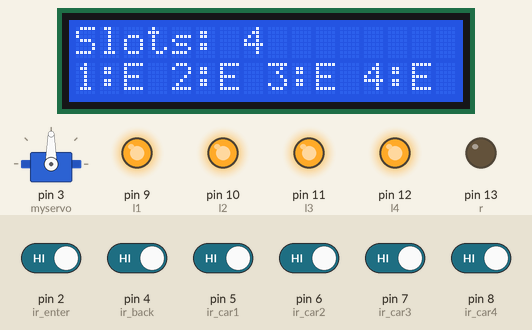
Recording of a sketch running on a simulated Arduino Uno, built with avr-gcc and run on an emulated ATmega328P. Shown: servo, 16×2 character LCD, output pins drawn as LEDs (lit = HIGH). The inputs (shaded band) are chosen by the test bench; at power-on: pin 2 (ir_enter), pin 4 (ir_back), pin 5 (ir_car1), pin 6 (ir_car2), pin 7 (ir_car3), pin 8 (ir_car4) HIGH.

Above: at 9.3 s.
9.4 s: pin 5 (ir_car1) driven LOW
At 10.6 s:
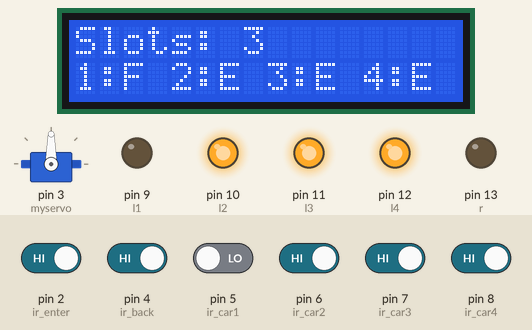
10.9 s: pin 6 (ir_car2) driven LOW
At 12.1 s:
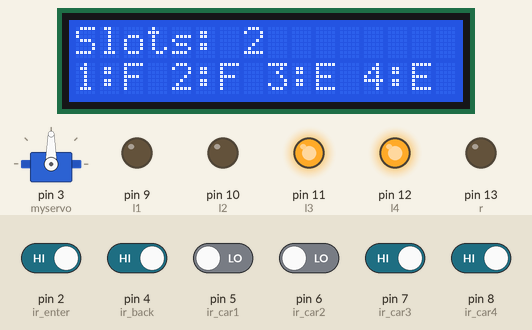
12.4 s: pin 7 (ir_car3) driven LOW
At 13.6 s:
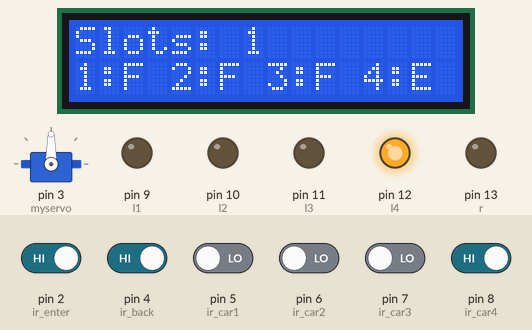
13.9 s: pin 8 (ir_car4) driven LOW
At 14.3 s:
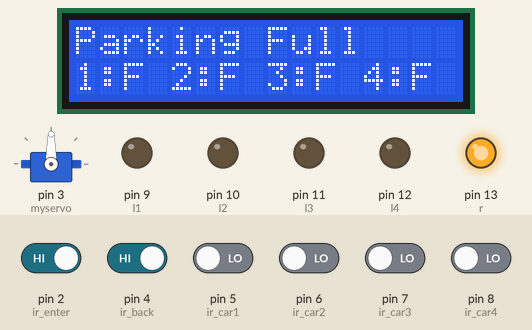
15.4 s: pin 5 (ir_car1) driven HIGH
At 16.3 s:
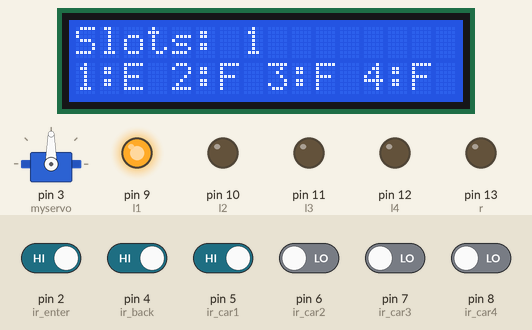
16.9 s: pin 6 (ir_car2) driven HIGH
At 17.8 s:
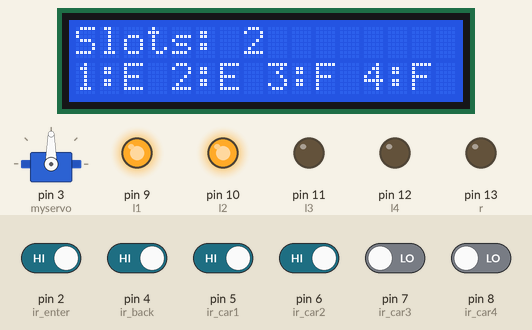
Timing chart, 0 to 19.4 s (numbered marks = the images above; inputs shaded):
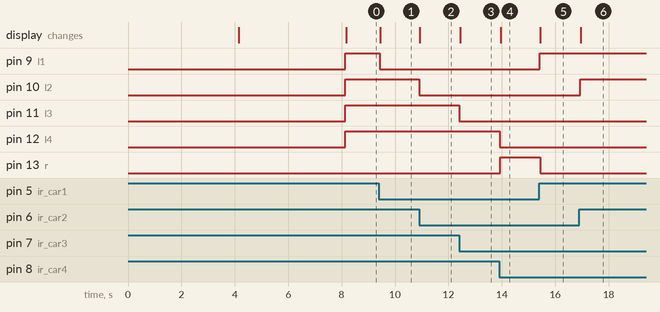

The sketch:

smart_car_parking_lot_system_code_file.ino
```cpp
#include <Servo.h>
#include <Wire.h>
#include <LiquidCrystal_I2C.h>

LiquidCrystal_I2C lcd(0x27, 16, 2);

Servo myservo;

#define ir_enter 2
#define ir_back 4

#define ir_car1 5
#define ir_car2 6
#define ir_car3 7
#define ir_car4 8

#define l1 9
#define l2 10
#define l3 11
#define l4 12
#define r 13

int S1 = 0, S2 = 0, S3 = 0, S4 = 0;
int flag1 = 0, flag2 = 0;
int slot = 4;
int full = 0;
void setup() {
  Serial.begin(9600);

  pinMode(ir_car1, INPUT);
  pinMode(ir_car2, INPUT);
  pinMode(ir_car3, INPUT);
  pinMode(ir_car4, INPUT);

  pinMode(ir_enter, INPUT);
  pinMode(ir_back, INPUT);

  pinMode(l1, OUTPUT);
  pinMode(l2, OUTPUT);
  pinMode(l3, OUTPUT);
  pinMode(l4, OUTPUT);
  pinMode(r, OUTPUT);

  myservo.attach(3);
  myservo.write(90);

  lcd.init();
  lcd.backlight();
  lcd.setCursor(0, 0);
  lcd.print(" Hi Welcome To ");
  lcd.setCursor(0, 1);
  lcd.print("smart car parking lot project");
  delay(4000);
  lcd.clear();
  lcd.setCursor(0, 0);
  lcd.print(" Today's Project ");
  lcd.setCursor(0, 1);
  lcd.print("smart Parking  ");
  delay(4000);
  lcd.clear();

  Read_Sensor();

  int total = S1 + S2 + S3 + S4;
  slot = 4 - total; // Initialize slots based on occupied spaces
}

void loop() {
  Read_Sensor();

  // Display the number of available slots or Parking Full
  if (slot > 0) {
    lcd.setCursor(0, 0);
    lcd.print("Slots: ");
    lcd.print(slot);
    lcd.print("     "); // Clear any previous characters
    digitalWrite(r, LOW);
  } else {
    lcd.setCursor(0, 0);
    lcd.print("Parking Full    ");
    digitalWrite(r, HIGH);
  }

  // Display the status of each slot
  lcd.setCursor(0, 1);
  lcd.print("1:");
  lcd.print(S1 == 1 ? "F" : "E");
  lcd.print(" 2:");
  lcd.print(S2 == 1 ? "F" : "E");
  lcd.print(" 3:");
  lcd.print(S3 == 1 ? "F" : "E");
  lcd.print(" 4:");
  lcd.print(S4 == 1 ? "F" : "E");

  // Handle car entry
  if (digitalRead(ir_enter) == 0 && flag1 == 0) {
    if (slot > 0) {  // Only open gate if there is a free slot
      flag1 = 1;
      if (flag2 == 0) {
        myservo.write(180);
        digitalWrite(r, LOW);
        slot--;
      }
    } else {
      lcd.setCursor(0, 0);
      lcd.print("Parking Full    ");
      digitalWrite(r, HIGH);
    }
  }

  // Handle car exit
  if (digitalRead(ir_back) == 0 && flag2 == 0) {
    flag2 = 1;
    if (flag1 == 0) {
      myservo.write(180);
      slot++;
    }
  }

  // Close the servo after both entry and exit have been processed
  if (flag1 == 1 && flag2 == 1) {
    delay(1000);
    myservo.write(90);
    flag1 = 0;
    flag2 = 0;
  }

  delay(1);
}

void Read_Sensor() {
  S1 = 0; S2 = 0; S3 = 0; S4 = 0;

  if (digitalRead(ir_car1) == 0) {
    S1 = 1;
    digitalWrite(l1, LOW);
  } else {
    digitalWrite(l1, HIGH);
  }
  if (digitalRead(ir_car2) == 0) {
    S2 = 1;
    digitalWrite(l2, LOW);
  } else {
    digitalWrite(l2, HIGH);
  }
  if (digitalRead(ir_car3) == 0) {
    S3 = 1;
    digitalWrite(l3, LOW);
  } else {
    digitalWrite(l3, HIGH);
  }
  if (digitalRead(ir_car4) == 0) {
    S4 = 1;
    digitalWrite(l4, LOW);
  } else {
    digitalWrite(l4, HIGH);
  }

  int total = S1 + S2 + S3 + S4;
  slot = 4 - total;

}
```

Measured:
- after the input at 9.4 s, pin 9 (l1): HIGH → LOW at once; the display: changes after 0.05 s (image 1)
- after the input at 10.9 s, pin 10 (l2): HIGH → LOW at once; the display: changes at once (image 2)
- after the input at 12.4 s, pin 11 (l3): HIGH → LOW at once; the display: changes at once (image 3)
- after the input at 13.9 s, pin 12 (l4): HIGH → LOW at once; pin 13 (r): LOW → HIGH at once; the display: changes after 0.05 s (image 4)
- after the input at 15.4 s, pin 9 (l1): LOW → HIGH at once; pin 13 (r): HIGH → LOW at once; the display: changes after 0.05 s (image 5)
- after the input at 16.9 s, pin 10 (l2): LOW → HIGH at once; the display: changes after 0.06 s (image 6)
